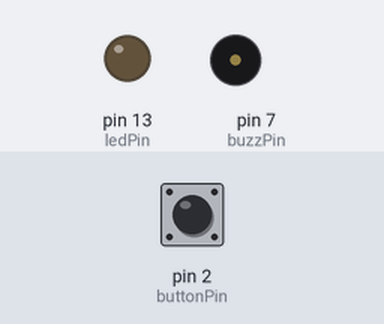
A sketch run on a simulated Arduino Uno, built with avr-gcc and run on an emulated ATmega328P. Shown: output pins drawn as LEDs (lit = HIGH), buzzer (waves = sounding, pin HIGH). Inputs (shaded band) come from the test bench; at power-on: pin 2 (buttonPin) HIGH.

Above: at 1.2 s.
1.3 s: pin 2 (buttonPin) pulled LOW for 0.15 s
At 1.37 s:
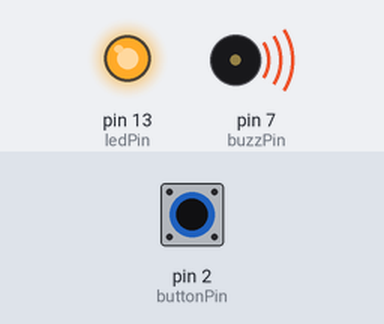
2.9 s: pin 2 (buttonPin) pulled LOW for 3.2 s
At 7.3 s:
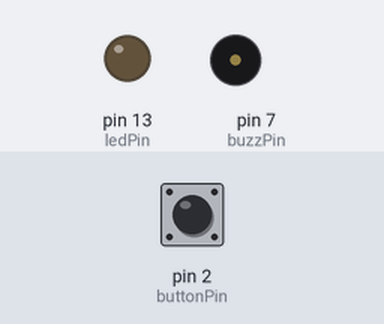
Timing chart, 0 to 8.8 s (numbered marks = the images above; inputs shaded):
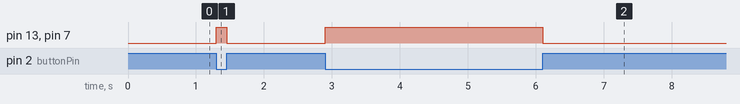

The sketch:

led_buzz_button.ino
```cpp
int ledPin = 13;
int buzzPin = 7;
int buttonPin=2;

void setup()
{
  pinMode(ledPin,OUTPUT); // Set the LED Pin as an output
  pinMode(buzzPin,OUTPUT);
  pinMode(buttonPin,INPUT_PULLUP); // Set the Tilt Switch as an input
}

void loop()
{
  int digitalVal = digitalRead(buttonPin); // Take a reading

  if(HIGH == digitalVal)
  {
    digitalWrite(ledPin,LOW); //Turn the LED off
    digitalWrite(buzzPin,LOW);

  }
  else
  {
    digitalWrite(ledPin,HIGH);//Turn the LED on
    digitalWrite(buzzPin,HIGH);
  }
}
```

Measured:
- after the input at 1.3 s, pin 13 (ledPin), pin 7 (buzzPin): LOW → HIGH at once, → LOW 0.15 s later
- after the input at 2.9 s, pin 13 (ledPin), pin 7 (buzzPin): LOW → HIGH at once, → LOW 3.2 s later
